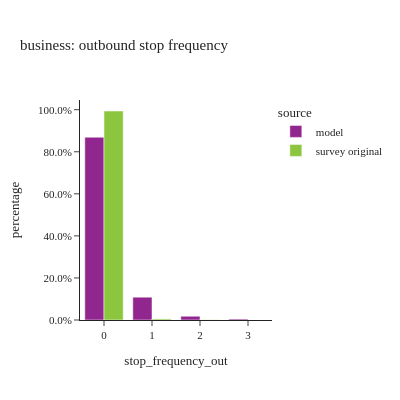
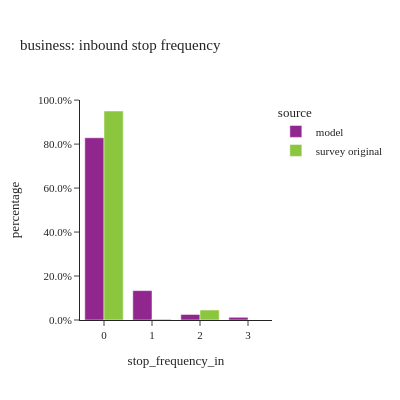
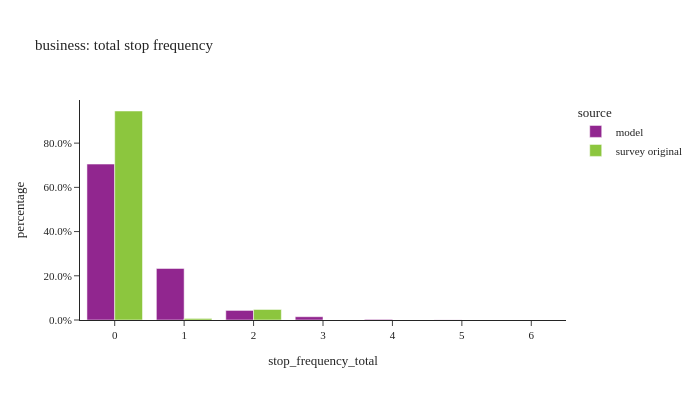

The code cell stored with these charts, in order, in its notebook:
### Code cell
#| layout: [[1,1], [1]]
stopfreq_by_tourtype(tour_data, "business")

### Figure 1 — Plotly figure (JSON) as saved in the notebook; plotly's stock layout.template omitted (floating-point values rounded to 4 significant figures)
{"data": [{"alignmentgroup": "True", "customdata": [[79290.0, 79290.0], [9892.0, 9892.0], [1631.0, 1631.0], [413.0, 413.0]], "hovertemplate": "source=model<br>stop_frequency_out=%{x}<br>percentage=%{y}<br>weighted_sum=%{customdata[0]}<br>sample_size=%{customdata[1]}<extra></extra>", "legendgroup": "model", "marker": {"color": "#91268F", "pattern": {"shape": ""}}, "name": "model", "offsetgroup": "model", "orientation": "v", "showlegend": true, "textposition": "auto", "type": "bar", "x": ["0", "1", "2", "3"], "xaxis": "x", "y": [0.8692, 0.1084, 0.01788, 0.004527], "yaxis": "y"}, {"alignmentgroup": "True", "customdata": [[26170.0, 56.0], [133.1, 5.0], [28.33, 1.0], [0.0, 1.0]], "hovertemplate": "source=survey original<br>stop_frequency_out=%{x}<br>percentage=%{y}<br>weighted_sum=%{customdata[0]}<br>sample_size=%{customdata[1]}<extra></extra>", "legendgroup": "survey original", "marker": {"color": "#8CC63E", "pattern": {"shape": ""}}, "name": "survey original", "offsetgroup": "survey original", "orientation": "v", "showlegend": true, "textposition": "auto", "type": "bar", "x": ["0", "1", "2", "3"], "xaxis": "x", "y": [0.9939, 0.005057, 0.001076, 0.0], "yaxis": "y"}], "layout": {"barmode": "group", "height": 400, "legend": {"title": {"text": "source"}, "tracegroupgap": 0}, "title": {"text": "business: outbound stop frequency"}, "width": 400, "xaxis": {"anchor": "y", "domain": [0.0, 1.0], "title": {"text": "stop_frequency_out"}}, "yaxis": {"anchor": "x", "domain": [0.0, 1.0], "tickformat": ".1%", "title": {"text": "percentage"}}}}

### Figure 2 — Plotly figure (JSON) as saved in the notebook; plotly's stock layout.template omitted (floating-point values rounded to 4 significant figures)
{"data": [{"alignmentgroup": "True", "customdata": [[75610.0, 75610.0], [12190.0, 12190.0], [2298.0, 2298.0], [1123.0, 1123.0]], "hovertemplate": "source=model<br>stop_frequency_in=%{x}<br>percentage=%{y}<br>weighted_sum=%{customdata[0]}<br>sample_size=%{customdata[1]}<extra></extra>", "legendgroup": "model", "marker": {"color": "#91268F", "pattern": {"shape": ""}}, "name": "model", "offsetgroup": "model", "orientation": "v", "showlegend": true, "textposition": "auto", "type": "bar", "x": ["0", "1", "2", "3"], "xaxis": "x", "y": [0.8288, 0.1337, 0.02519, 0.01231], "yaxis": "y"}, {"alignmentgroup": "True", "customdata": [[25020.0, 54.0], [105.0, 7.0], [1198.0, 1.0], [0.0, 1.0]], "hovertemplate": "source=survey original<br>stop_frequency_in=%{x}<br>percentage=%{y}<br>weighted_sum=%{customdata[0]}<br>sample_size=%{customdata[1]}<extra></extra>", "legendgroup": "survey original", "marker": {"color": "#8CC63E", "pattern": {"shape": ""}}, "name": "survey original", "offsetgroup": "survey original", "orientation": "v", "showlegend": true, "textposition": "auto", "type": "bar", "x": ["0", "1", "2", "3"], "xaxis": "x", "y": [0.9505, 0.003988, 0.04549, 0.0], "yaxis": "y"}], "layout": {"barmode": "group", "height": 400, "legend": {"title": {"text": "source"}, "tracegroupgap": 0}, "title": {"text": "business: inbound stop frequency"}, "width": 400, "xaxis": {"anchor": "y", "domain": [0.0, 1.0], "title": {"text": "stop_frequency_in"}}, "yaxis": {"anchor": "x", "domain": [0.0, 1.0], "tickformat": ".1%", "title": {"text": "percentage"}}}}

### Figure 3 — Plotly figure (JSON) as saved in the notebook; plotly's stock layout.template omitted (floating-point values rounded to 4 significant figures)
{"data": [{"alignmentgroup": "True", "customdata": [[64340.0, 64340.0], [21270.0, 21270.0], [3948.0, 3948.0], [1349.0, 1349.0], [262.0, 262.0], [51.0, 51.0], [6.0, 6.0]], "hovertemplate": "source=model<br>stop_frequency_total=%{x}<br>percentage=%{y}<br>weighted_sum=%{customdata[0]}<br>sample_size=%{customdata[1]}<extra></extra>", "legendgroup": "model", "marker": {"color": "#91268F", "pattern": {"shape": ""}}, "name": "model", "offsetgroup": "model", "orientation": "v", "showlegend": true, "textposition": "auto", "type": "bar", "x": [0.0, 1.0, 2.0, 3.0, 4.0, 5.0, 6.0], "xaxis": "x", "y": [0.7053, 0.2332, 0.04328, 0.01479, 0.002872, 0.0005591, 6.577e-05], "yaxis": "y"}, {"alignmentgroup": "True", "customdata": [[24890.0, 51.0], [185.2, 6.0], [1252.0, 5.0], [0.0, 1.0]], "hovertemplate": "source=survey original<br>stop_frequency_total=%{x}<br>percentage=%{y}<br>weighted_sum=%{customdata[0]}<br>sample_size=%{customdata[1]}<extra></extra>", "legendgroup": "survey original", "marker": {"color": "#8CC63E", "pattern": {"shape": ""}}, "name": "survey original", "offsetgroup": "survey original", "orientation": "v", "showlegend": true, "textposition": "auto", "type": "bar", "x": [0.0, 1.0, 2.0, 6.0], "xaxis": "x", "y": [0.9454, 0.007036, 0.04757, 0.0], "yaxis": "y"}], "layout": {"barmode": "group", "height": 400, "legend": {"title": {"text": "source"}, "tracegroupgap": 0}, "title": {"text": "business: total stop frequency"}, "width": 700, "xaxis": {"anchor": "y", "domain": [0.0, 1.0], "title": {"text": "stop_frequency_total"}}, "yaxis": {"anchor": "x", "domain": [0.0, 1.0], "tickformat": ".1%", "title": {"text": "percentage"}}}}
